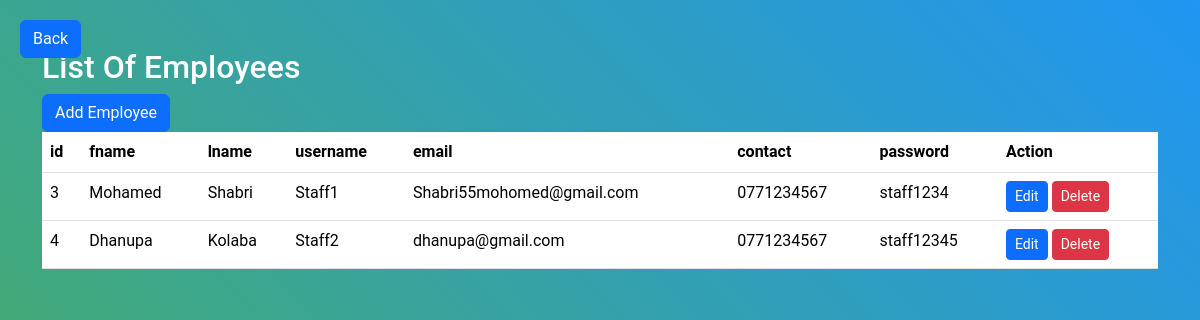
/manageStaff.php, run on the app's committed database.
### tables this page shows
CREATE TABLE `staff` (
  `id` int(11) NOT NULL,
  `firstName` varchar(55) NOT NULL,
  `lastName` varchar(55) NOT NULL,
  `username` varchar(55) NOT NULL,
  `email` varchar(225) NOT NULL,
  `contactNo` varchar(10) NOT NULL,
  `password` varchar(55) NOT NULL
);

### manageStaff.php (the view, shortened to what this page needs)
<!DOCTYPE html>
<html lang="en">
<head>
    <link rel="stylesheet" href="https://cdn.jsdelivr.net/npm/bootstrap@5.3.2/dist/css/bootstrap.min.css">
</head>
<body>
    <a class="btn btn-primary back-button" href="adminhome.php">
        <i class="fas fa-arrow-left"></i> Back
    </a>
    <div class="container my-5">
        <h2> List Of Employees </h2>
            <a class="btn btn-primary" href="addStaff.php" role="button">Add Employee</a>
            <br>
            <table class="table">
                <thead>
                    <tr>
                        <th>id</th>
                        <th>fname</th>
                        <th>lname</th>
                        <th>username</th>
                        <th>email</th>
                        <th>contact</th>
                        <th>password</th>
                        <th>Action</th>
                    </tr>
                </thead>
                <tbody>
                    <?php
                        $servername = "localhost";
                        $username = "root";
                        $password = "";
                        $database = "the_outer_clove";
                        $connection = new mysqli($servername,$username,$password,$database);
                        $sql = "SELECT * FROM staff";
                        $result = $connection->query($sql);
                        while ($row = $result->fetch_assoc()) {
                            echo "
                                <tr>
                                    <td>$row[id]</td>
                                    <td>$row[firstName]</td>
                                    <td>$row[lastName]</td>
                                    <td>$row[username]</td>
                                    <td>$row[email]</td>
                                    <td>$row[contactNo]</td>
                                    <td>$row[password]</td>
                                    <td>
                                        <a class='btn btn-primary btn-sm' href='editStaff.php?id=$row[id]'>Edit</a>
                                        <a class='btn btn-danger btn-sm' href='deleteStaff.php?id=$row[id]'>Delete</a>
                                    </td>
                                </tr>";
                        }
                    ?>
                </tbody>
            </table>
    </div>
</body>
</html>

### manageStaff.php (style rules this page uses)
body { font-family: 'Roboto', sans-serif; background: linear-gradient(45deg, #4CAF50, #2196F3); color: #fff; margin: 0; display: flex; justify-content: center; min-height: 100vh; }
.back-button { position: fixed; top: 20px; left: 20px; }

### data on the page
staff: id "3", firstName "Mohamed", lastName "Shabri", username "Staff1", email "Shabri55mohomed@gmail.com", contactNo "0771234567", password "staff1234"
staff: id "4", firstName "Dhanupa", lastName "Kolaba", username "Staff2", email "dhanupa@gmail.com", contactNo "0771234567", password "staff12345"
